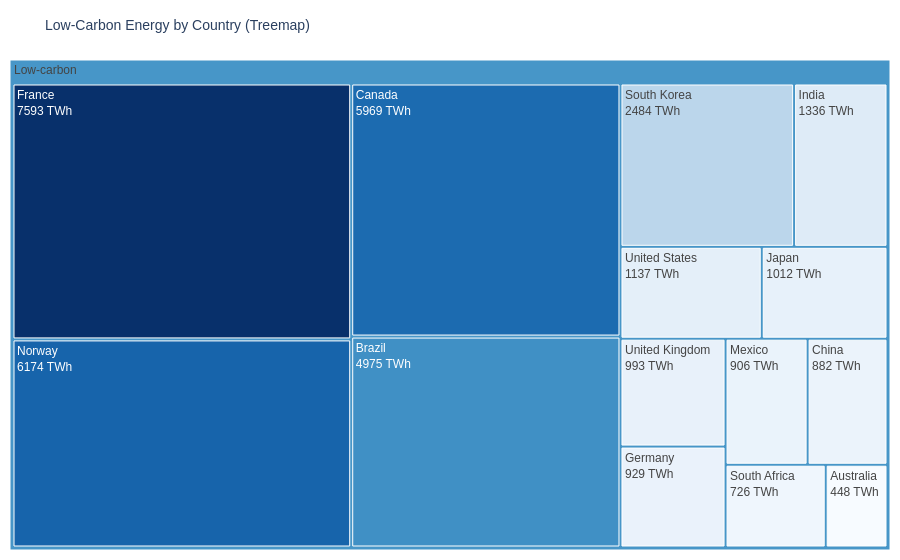
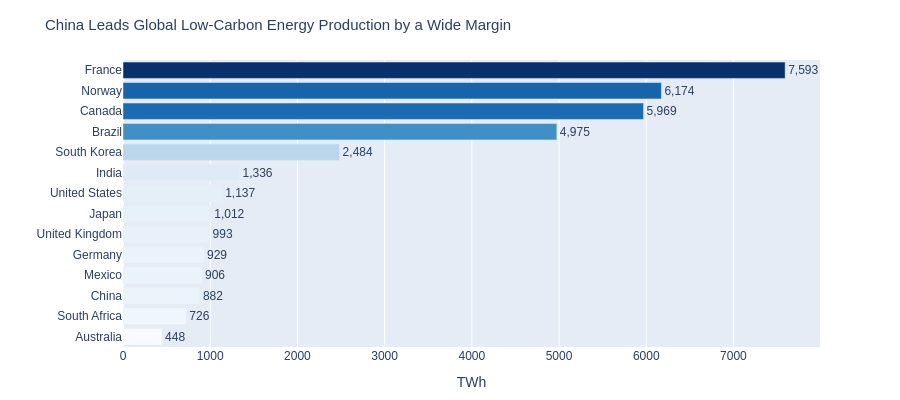

Notebook code cell kept with these figures, in order:
### Markdown cell above
---
## Task 3 — Treemap vs Bar: Low-Carbon Energy by Country

### Code cell
a_lowcarbon = (
    a.loc[a['Source_Type'] == 'Low-carbon']
    .groupby('Country', as_index=False)['TWh']
    .sum()
    .sort_values('TWh', ascending=False)
)

a_lowcarbon['All'] = 'Low-carbon'

fig3a = px.treemap(
    a_lowcarbon,
    path=['All', 'Country'],
    values='TWh',
    color='TWh',
    color_continuous_scale='Blues',
    title='Low-Carbon Energy by Country (Treemap)',
)

fig3a.update_traces(
    texttemplate='%{label}<br>%{value:.0f} TWh',
    textinfo='label+value',
    root_color='#E8E8E8',
    hovertemplate='<b>%{label}</b><br>TWh: %{value:,.0f}<extra></extra>',
    marker=dict(pad=dict(t=25, l=4, r=4, b=4)),
)

fig3a.update_layout(
    margin=dict(t=60, l=10, r=10, b=10),
    coloraxis_showscale=False,
    font=dict(family='Arial', size=12),
    title_font_size=14,
)

fig3a.show()

df_bar = a_lowcarbon.sort_values('TWh', ascending=True)

fig3b = px.bar(
    df_bar,
    x='TWh',
    y='Country',
    orientation='h',
    color='TWh',
    color_continuous_scale='Blues',
    text='TWh',
    title='China Leads Global Low-Carbon Energy Production by a Wide Margin',
)

fig3b.update_traces(
    texttemplate='%{x:,.0f}',
    textposition='outside',
    hovertemplate='<b>%{y}</b><br>TWh: %{x:,.0f}<extra></extra>',
)

fig3b.update_layout(
    margin=dict(t=60, l=120, r=80, b=40),
    xaxis_title='TWh',
    yaxis_title='',
    coloraxis_showscale=False,
    font=dict(family='Arial', size=12),
    title_font_size=15,
    height=max(400, len(df_bar) * 28),  
)

fig3b.show()

### Figure 1 — Plotly figure (JSON) as saved in the notebook; plotly's stock layout.template omitted (floating-point values rounded to 4 significant figures)
{"data": [{"branchvalues": "total", "customdata": [[7593.0], [6174.0], [5969.0], [4975.0], [2484.0], [1336.0], [1137.0], [1012.0], [993.0], [929.0], [906.0], [882.0], [726.0], [448.0], [4797.0]], "domain": {"x": [0, 1], "y": [0, 1]}, "hovertemplate": "<b>%{label}</b><br>TWh: %{value:,.0f}<extra></extra>", "ids": ["Low-carbon/France", "Low-carbon/Norway", "Low-carbon/Canada", "Low-carbon/Brazil", "Low-carbon/South Korea", "Low-carbon/India", "Low-carbon/United States", "Low-carbon/Japan", "Low-carbon/United Kingdom", "Low-carbon/Germany", "Low-carbon/Mexico", "Low-carbon/China", "Low-carbon/South Africa", "Low-carbon/Australia", "Low-carbon"], "labels": ["France", "Norway", "Canada", "Brazil", "South Korea", "India", "United States", "Japan", "United Kingdom", "Germany", "Mexico", "China", "South Africa", "Australia", "Low-carbon"], "marker": {"coloraxis": "coloraxis", "colors": [7593.0, 6174.0, 5969.0, 4975.0, 2484.0, 1336.0, 1137.0, 1012.0, 993.0, 929.0, 906.0, 882.0, 726.0, 448.0, 4797.0], "pad": {"b": 4, "l": 4, "r": 4, "t": 25}}, "name": "", "parents": ["Low-carbon", "Low-carbon", "Low-carbon", "Low-carbon", "Low-carbon", "Low-carbon", "Low-carbon", "Low-carbon", "Low-carbon", "Low-carbon", "Low-carbon", "Low-carbon", "Low-carbon", "Low-carbon", ""], "root": {"color": "#E8E8E8"}, "textinfo": "label+value", "texttemplate": "%{label}<br>%{value:.0f} TWh", "type": "treemap", "values": [7593.0, 6174.0, 5969.0, 4975.0, 2484.0, 1336.0, 1137.0, 1012.0, 993.0, 929.0, 906.0, 882.0, 726.0, 448.0, 35560.0]}], "layout": {"coloraxis": {"colorbar": {"title": {"text": "TWh"}}, "colorscale": [[0, "rgb(247,251,255)"], [0.125, "rgb(222,235,247)"], [0.25, "rgb(198,219,239)"], [0.375, "rgb(158,202,225)"], [0.5, "rgb(107,174,214)"], [0.625, "rgb(66,146,198)"], [0.75, "rgb(33,113,181)"], [0.875, "rgb(8,81,156)"], [1, "rgb(8,48,107)"]], "showscale": false}, "font": {"family": "Arial", "size": 12}, "legend": {"tracegroupgap": 0}, "margin": {"b": 10, "l": 10, "r": 10, "t": 60}, "title": {"font": {"size": 14}, "text": "Low-Carbon Energy by Country (Treemap)"}}}

### Figure 2 — Plotly figure (JSON) as saved in the notebook; plotly's stock layout.template omitted (floating-point values rounded to 4 significant figures)
{"data": [{"hovertemplate": "<b>%{y}</b><br>TWh: %{x:,.0f}<extra></extra>", "legendgroup": "", "marker": {"color": [448.0, 726.0, 882.0, 906.0, 929.0, 993.0, 1012.0, 1137.0, 1336.0, 2484.0, 4975.0, 5969.0, 6174.0, 7593.0], "coloraxis": "coloraxis", "pattern": {"shape": ""}}, "name": "", "orientation": "h", "showlegend": false, "text": [448.0, 726.0, 882.0, 906.0, 929.0, 993.0, 1012.0, 1137.0, 1336.0, 2484.0, 4975.0, 5969.0, 6174.0, 7593.0], "textposition": "outside", "texttemplate": "%{x:,.0f}", "type": "bar", "x": [448.0, 726.0, 882.0, 906.0, 929.0, 993.0, 1012.0, 1137.0, 1336.0, 2484.0, 4975.0, 5969.0, 6174.0, 7593.0], "xaxis": "x", "y": ["Australia", "South Africa", "China", "Mexico", "Germany", "United Kingdom", "Japan", "United States", "India", "South Korea", "Brazil", "Canada", "Norway", "France"], "yaxis": "y"}], "layout": {"barmode": "relative", "coloraxis": {"colorbar": {"title": {"text": "TWh"}}, "colorscale": [[0, "rgb(247,251,255)"], [0.125, "rgb(222,235,247)"], [0.25, "rgb(198,219,239)"], [0.375, "rgb(158,202,225)"], [0.5, "rgb(107,174,214)"], [0.625, "rgb(66,146,198)"], [0.75, "rgb(33,113,181)"], [0.875, "rgb(8,81,156)"], [1, "rgb(8,48,107)"]], "showscale": false}, "font": {"family": "Arial", "size": 12}, "height": 400, "legend": {"tracegroupgap": 0}, "margin": {"b": 40, "l": 120, "r": 80, "t": 60}, "title": {"font": {"size": 15}, "text": "China Leads Global Low-Carbon Energy Production by a Wide Margin"}, "xaxis": {"anchor": "y", "domain": [0, 1], "title": {"text": "TWh"}}, "yaxis": {"anchor": "x", "domain": [0, 1], "title": {"text": ""}}}}
